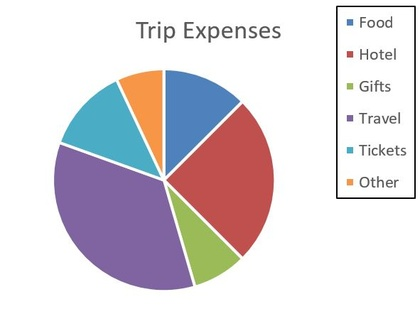
%> input picture TestCases/C1_2.JPG, 420 x 309 px, shrunk from 591 x 435 before the run
$ octave --eval "result = mainPie(imread('TestCases/C1_2.JPG'));"   (GNU Octave 9; MATLAB toolbox functions it lacks are replaced by stand-ins)
%> lines starting %> are read from the running program, lines starting %| are printed output that depends on the picture; in (x1, y1, x2, y2) boxes, pixels count from 0 and x2, y2 are one past the last pixel; in counts of white or black regions, pixels touching at a corner belong together; the program's own positions count from 1
### ExtractPie.m
function out = ExtractPie( i )
%   this function takes RGB image i and mask out the pie shape from the
%   image
[H, W, ~] = size(i) ;
%> H = 309; W = 420
igray=rgb2gray(i);
ed=edge(igray, 'canny');
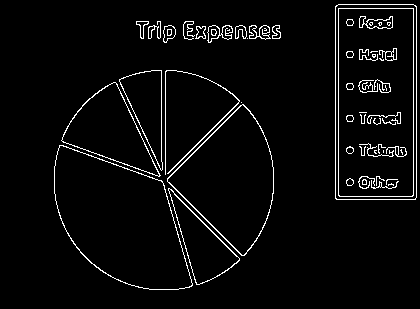
%> ed: size 309x420 logical; 4% white in thin lines or dots, all inside (x1, y1, x2, y2) = (54, 4, 417, 290)
se = strel('disk', 4);
ed=imdilate(ed, se);
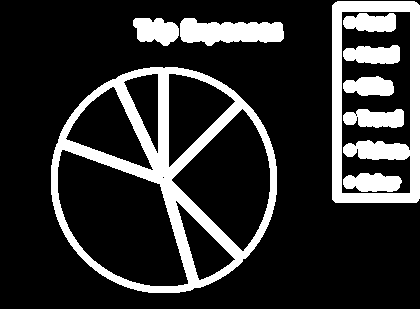
%> ed: size 309x420 logical; 19.5% white; 9 white regions, largest, box (x1, y1, x2, y2) and area: (51, 67, 277, 293) 11579, (332, 1, 420, 203) 6456, (180, 18, 284, 46) 2078
%find circles and mark them
[centers, rads] = imfindcircles(ed,[90 200]);
%> centers = [164.3 181]; rads = 113.5
[X,Y] = meshgrid(1:W, 1:H);
%circle equation
circlePixels = (X - centers(1)).^2 + (Y - centers(2)).^2 < rads(1).^2;
%> circlePixels: size 309x420 logical; 31.2% white; 1 white region, box (x1, y1, x2, y2) and area: (50, 67, 277, 294) 40444
for h=1:H
    for w=1:W
        if(circlePixels(h, w)==0)
            i(h, w, :)=0;
        end
    end
end
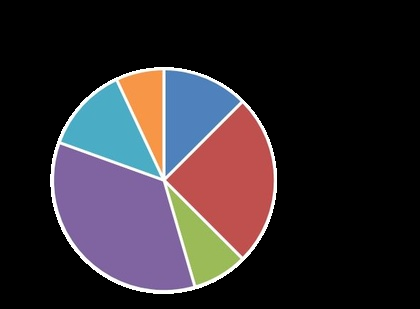
%> i: size 309x420x3 uint8; mean R, G, B 47.7, 41.1, 46.3
out=i;
end

### EliminateWhite.m
function out = EliminateWhite( i )
%   this function takes a masked out pie shape and changes the bright
%   pixels to black
[H, W, ~]=size(i);
i_lab=rgb2lab(i);
%> i_lab: size 309x420x3 double; mean of channels 1, 2, 3 18.4, 4.7, -1.1
for h=1:H
    for w=1:W
        if(i_lab(h, w, 1)>=75 && i_lab(h, w, 2)<25 && i_lab(h, w, 3)<25)
            i(h, w, :)=0;
        end
    end
end
%> i: size 309x420x3 uint8; 3.63% of pixels changed, all inside (x1, y1, x2, y2) = (50, 67, 277, 294)
out=i;
end

### pieSegment.m
function [compsColores, percentage]  = pieSegment( i )
%   this function takes RGB image and mask out the pie shape using
%   ExtractPie & EliminateWhite functions and then creates a binary mask
%   from the masked out pie shape and returns the color and percentage of each
%   component in the pie shape respectively

pie=ExtractPie(i);
pie=EliminateWhite(pie);
bwpie=rgb2gray(pie);
ed=edge(bwpie, 'sobel');
%> ed: size 309x420 logical; 1.3% white in thin lines or dots, all inside (x1, y1, x2, y2) = (53, 69, 275, 291)
se = strel('disk', 1);
ed=imdilate(ed, se);
%> ed: size 309x420 logical; 4% white; 1 white region, box (x1, y1, x2, y2) and area: (52, 68, 276, 292) 5150
pieMask=imbinarize(bwpie, 0.05);
%> pieMask: size 309x420 logical; 27.5% white; 6 white regions, box (x1, y1, x2, y2) and area: (54, 145, 193, 290) 12952, (167, 104, 274, 256) 9157, (62, 82, 160, 177) 4355, (165, 70, 240, 175) 4317, (168, 187, 240, 284) 2663, (119, 71, 162, 171) 2293

se2 = strel('disk', 4);
invPieMask=imerode(pieMask,se2);
%> invPieMask: size 309x420 logical; 23.2% white; 6 white regions, box (x1, y1, x2, y2) and area: (57, 149, 189, 287) 11562, (170, 108, 271, 252) 8040, (169, 73, 236, 168) 3491, (66, 86, 154, 171) 3488, (174, 197, 236, 281) 1946, (123, 74, 159, 158) 1593
invPieMask=~invPieMask;
ed=ed-invPieMask;
%> ed: size 309x420 double; values -1 (black) and 0 (white), 27.2% white; 7 white regions, largest, box (x1, y1, x2, y2) and area: (57, 149, 189, 287) 11562, (170, 108, 271, 252) 8040, (52, 68, 276, 292) 5150
ed=imbinarize(ed);
%> ed: size 309x420 logical; every value is 0
segmentedPie=pieMask-ed;

%open the components
se3 = strel('square', 5);
segmentedPie=imerode(segmentedPie, se3);
%> segmentedPie: size 309x420 double; values 0 (black) and 1 (white), 23.9% white; 6 white regions, box (x1, y1, x2, y2) and area: (56, 148, 190, 288) 11834, (170, 108, 272, 252) 8143, (168, 72, 236, 169) 3626, (65, 85, 155, 172) 3610, (173, 196, 236, 282) 2021, (122, 73, 160, 161) 1751
se4 = strel('square', 4);
segmentedPie=imdilate(segmentedPie, se4);
%> segmentedPie: size 309x420 double; values 0 (black) and 1 (white), 26.5% white; 6 white regions, box (x1, y1, x2, y2) and area: (55, 147, 192, 290) 12665, (169, 107, 274, 254) 8890, (64, 84, 157, 174) 4150, (167, 71, 238, 171) 4130, (172, 195, 238, 284) 2477, (121, 72, 162, 163) 2138

[L, componentsNum]=bwlabel(segmentedPie);   %connected components
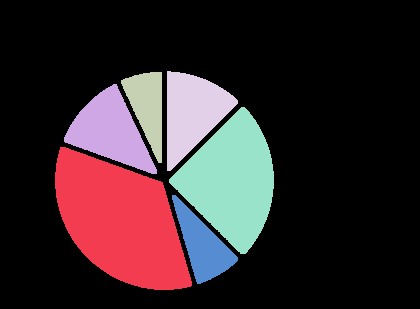
%> L: size 309x420 double; 7 distinct labels, from 0 to 6; one colour per label, 0 black
%> componentsNum = 6
compsPixels=zeros(componentsNum, 1);
percentage=zeros(componentsNum, 1);
compsColores=zeros(componentsNum, 3);

imR=squeeze(i(:,:,1));
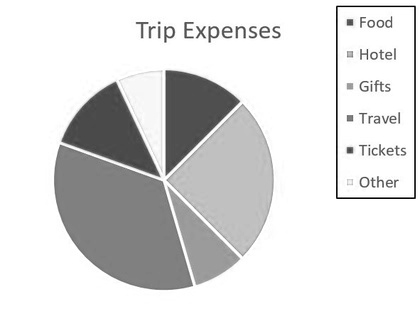
%> imR: size 309x420 uint8; min 0, max 255, mean 219.2
imG=squeeze(i(:,:,2));
imB=squeeze(i(:,:,3));
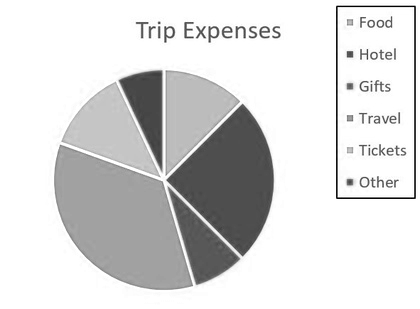
%> imB: size 309x420 uint8; min 0, max 255, mean 217.7

nonzeropixels=sum(sum(L(:,:)~=0), 2);
%> nonzeropixels = 34450
for lbl=1:componentsNum
    compsPixels(lbl, 1)=sum(sum(L(:,:)==lbl), 2);
    percentage(lbl, 1)=(compsPixels(lbl, 1)/nonzeropixels)*100;
    compsColores(lbl, 1)=median(imR(L==lbl));
    compsColores(lbl, 2)=median(imG(L==lbl));
    compsColores(lbl, 3)=median(imB(L==lbl));
end
%> this loop made 6 passes
%> after the loop, compsColores = [128 100 161; 74 172 197; 247 150 71; 79 129 188; 192 80 78; 155 187 88]; compsPixels = [12665; 4150; 2138; 4130; 8890; 2477]; percentage = [36.76; 12.05; 6.21; 11.99; 25.81; 7.19]
%> in mainPie, `[pieColors, percentage]=pieSegment(i);`: pieColors has the same summary as compsColores in pieSegment

end

### legendMask.m
function out = legendMask( i )
%   this function takes an image and returns a binary mask of the legend
ibin=~imbinarize(rgb2gray(i), 0.1);
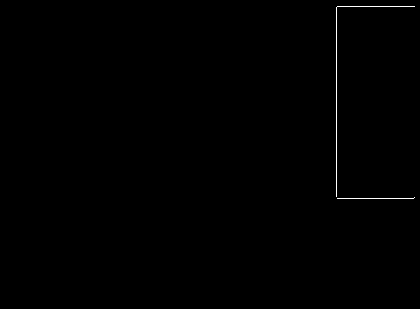
%> ibin: size 309x420 logical; 0.27% white in thin lines or dots, all inside (x1, y1, x2, y2) = (336, 6, 415, 199)
ifill = imfill(ibin,'holes');
se = strel('square', 30);
out=imopen(ifill, se);
end

### LegendSegment.m
function [legendColores, text, textBoxes] = LegendSegment( i )
%   this function takes RGB image and uses a binary mask of the legend part and returnes the
%   legend colors, titles insinde the legend and bounding boxes for the
%   titles

imR=squeeze(i(:,:,1));
imG=squeeze(i(:,:,2));
imB=squeeze(i(:,:,3));

iarea=legendMask(i);
se = strel('disk', 5);
iMask=uint8(imerode(iarea,se));

iSeg=i.*iMask;
%> iSeg: size 309x420x3 uint8; every value is 0
iMask3channels=[iMask iMask iMask];
%> iMask3channels: size 309x1260 uint8; every value is 0
iSeg(iMask3channels==0)=255;
%> iSeg: size 309x420x3 uint8; every value is 255
iSegbinarized=imbinarize(rgb2gray(iSeg), 0.9);
%> iSegbinarized: size 309x420 logical; every value is 1
legendcolorsMask=~iSegbinarized;
se2 = strel('square', 5);
legendcolorsMask=imopen(legendcolorsMask,se2);
[Lcolors, colorsNum]=bwlabel(legendcolorsMask);
%> Lcolors: size 309x420 double; every value is 0
%> colorsNum = 0
legendcolorsCenters=regionprops(Lcolors,'centroid');
%> legendcolorsCenters = 0 regions
legendcolorsCenters = vertcat(legendcolorsCenters.Centroid);
%> legendcolorsCenters = []

se3 = strel('rectangle',[3 25]);
se4 = strel('square', 2);
se5 = strel('rectangle',[4 30]);

textMask=~iSegbinarized-legendcolorsMask;
textlabels=imclose(textMask, se3);
textlabels=imopen(textlabels, se4);
textlabels=imdilate(textlabels, se5);
[Ltextlabels, texNum]=bwlabel(textlabels);
%> texNum = 0
textCenters=regionprops(Ltextlabels,'centroid');
%> textCenters = 0 regions
textCenters = vertcat(textCenters.Centroid);
%> textCenters = []
textBoxes=regionprops(Ltextlabels,'BoundingBox');
%> textBoxes = 0 regions

lblOfColor=0;
legendColores=zeros(colorsNum, 3);
%> the run ends on the next line
text=strings(colorsNum, 1);
%this loop and nested loop made to match each text with it's closest color
%based on the distance from their centers
for txtlbl = 1 : texNum
    MinDistance = inf;
    cx_txt = textCenters(txtlbl, 1);
    cy_txt = textCenters(txtlbl, 2);
    for colorlbl=1:colorsNum
        cx_color = legendcolorsCenters(colorlbl, 1);
        cy_color = legendcolorsCenters(colorlbl, 2);
        distance = sqrt((cx_txt - cx_color).^2 + (cy_txt - cy_color).^2);
        if distance<MinDistance
            MinDistance=distance;
            lblOfColor=colorlbl;
        end
    end
    %saving the 3 channels of the closest color to the text
    legendColores(txtlbl, 1)=median(imR(Lcolors==lblOfColor));
    legendColores(txtlbl, 2)=median(imG(Lcolors==lblOfColor));
    legendColores(txtlbl, 3)=median(imB(Lcolors==lblOfColor));

    %recognising the text
    TxtMask=(Ltextlabels==txtlbl);
    TxtMask=imbinarize(TxtMask-(Lcolors==lblOfColor));  %subtract the mask of color legend
    TxtMask=[TxtMask TxtMask TxtMask];      %make the mask 3 channels
    textimg=i;
    textimg(TxtMask==0)=255;
    txtTmp=ocr(textimg);
    text(txtlbl)=txtTmp.Text(1:end-2);      %array text=ocr text - last 2 digits
end

end

### mainPie.m
function output = mainPie( i )
%   this function takes RGB image and gets the colors & percentage of pie shape
%   and colors & titles of the legend and links each prcentege with it's title
%   using the colors, also it draws a bounding boxes around titles defining each
%   title percentage

[pieColors, percentage]=pieSegment(i);
[legendColors, text, textBoxes]=LegendSegment(i);
map=ColorMatch(pieColors, legendColors);

[num, ~]=size(text);
textReordered=strings(num, 1);
BoxesReordered=zeros(num, 4);
for indx=1:num
    textReordered(indx, 1)=text(map(indx), 1);
    BoxesReordered(indx, :)=textBoxes(map(indx)).BoundingBox;
end
output=textReordered+": "+percentage+"%";
annotatedImage= insertObjectAnnotation(i,'rectangle', BoxesReordered, percentage, 'TextBoxOpacity',0.9,'FontSize',8);
figure, imshow(annotatedImage);

end

$ run again, on TestCases/C4_1.jpg
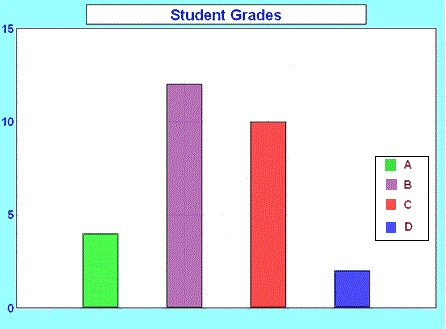
%> input picture TestCases/C4_1.jpg, 446 x 329 px
%> in ExtractPie, `ed=imdilate(ed, se);`:
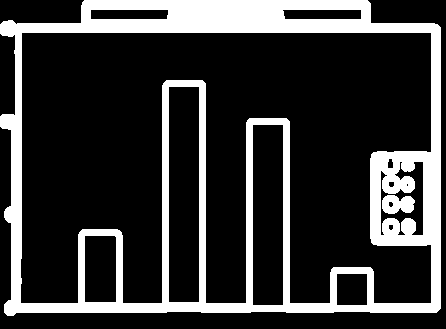
%> ed: size 329x446 logical; 21.8% white; 2 white regions, box (x1, y1, x2, y2) and area: (0, 0, 441, 316) 31533, (382, 195, 415, 214) 479
%> centers = [223.5 165]; rads = 159.7
%> circlePixels: size 329x446 logical; 54.6% white; 1 black region, box (x1, y1, x2, y2) and area: (0, 0, 446, 329) 66562
%> i_lab: size 329x446x3 double; mean of channels 1, 2, 3 49.3, 4, 0.4
%> pieMask: size 329x446 logical; 11.8% white; 18 white regions, largest, box (x1, y1, x2, y2) and area: (152, 83, 294, 309) 15096, (82, 233, 119, 285) 1198, (146, 23, 300, 25) 217
%> L: size 329x446 double; 5 distinct labels, from 0 to 4
%> componentsNum = 4
%> nonzeropixels = 13578
%> the loop in pieSegment, `for lbl=1:componentsNum` made 4 passes
%> after the loop in pieSegment, `for lbl=1:componentsNum`: compsColores = [75 253 76; 182 113 183; 255 80 81; 73 75 232]; compsPixels = [798; 6843; 5921; 16]; percentage = [5.88; 50.4; 43.61; 0.118]
%> in mainPie, `[pieColors, percentage]=pieSegment(i);`: pieColors = [75 253 76; 182 113 183; 255 80 81; 73 75 232]; percentage = [5.88; 50.4; 43.61; 0.118]
%> ibin: size 329x446 logical; 0.48% white in thin lines or dots, all inside (x1, y1, x2, y2) = (4, 10, 436, 308)
%> ifill: size 329x446 logical; 3.4% white; 158 white regions (154 under 20 px), largest, box (x1, y1, x2, y2) and area: (375, 156, 429, 241) 4590, (285, 237, 286, 289) 52, (285, 148, 286, 194) 46, (285, 124, 286, 147) 23
%> out: size 329x446 logical; 3.1% white; 1 white region, box (x1, y1, x2, y2) and area: (375, 156, 429, 241) 4590
%> iMask: size 329x446 uint8; values 0 (black) and 1 (white), 2.4% white; 1 white region, box (x1, y1, x2, y2) and area: (379, 160, 425, 237) 3542
%> iMask3channels: size 329x1338 uint8; values 0 (black) and 1 (white), 2.4% white; 3 white regions, box (x1, y1, x2, y2) and area: (379, 160, 425, 237) 3542, (825, 160, 871, 237) 3542, (1271, 160, 1317, 237) 3542
%> iSegbinarized: size 329x446 logical; 99.6% white; 8 black regions, largest, box (x1, y1, x2, y2) and area: (385, 160, 396, 171) 121, (386, 179, 397, 190) 121, (386, 199, 396, 210) 110
%> Lcolors: size 329x446 double; 5 distinct labels, from 0 to 4
%> colorsNum = 4
%> in LegendSegment, `legendcolorsCenters=regionprops(Lcolors,'centroid');`: legendcolorsCenters = 4 regions; Centroid: [391 166], [392 185], [391.5 205], [391.5 228]
%> in LegendSegment, `legendcolorsCenters = vertcat(legendcolorsCenters.Centroid);`: legendcolorsCenters = [391 166; 392 185; 391.5 205; 391.5 228]
%> textMask: size 329x446 double; values 0 (black) and 1 (white), 0.12% white in thin lines or dots, all inside (x1, y1, x2, y2) = (404, 160, 413, 231)
%> in LegendSegment, `textlabels=imdilate(textlabels, se5);`:
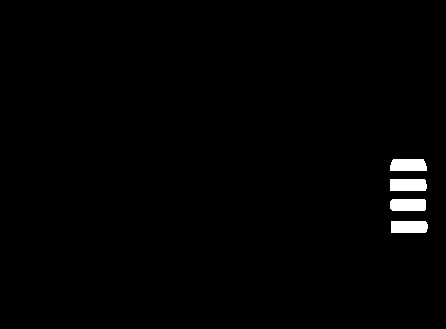
%> textlabels: size 329x446 double; values 0 (black) and 1 (white), 1.2% white; 4 white regions
%> Ltextlabels: size 329x446 double; 5 distinct labels, from 0 to 4
%> texNum = 4
%> in LegendSegment, `textCenters=regionprops(Ltextlabels,'centroid');`: textCenters = 4 regions; Centroid: [408.9 165.7], [408.7 185.5], [408.7 205.5], [409.6 227.5]
%> in LegendSegment, `textCenters = vertcat(textCenters.Centroid);`: textCenters = [408.9 165.7; 408.7 185.5; 408.7 205.5; 409.6 227.5]
%> textBoxes = 4 regions; box (x1, y1, x2, y2): (390, 159, 427, 171), (390, 179, 427, 191), (390, 199, 426, 211), (391, 221, 428, 233)

$ run again, on TestCases/C1_1.png
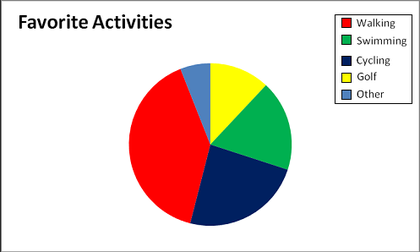
%> input picture TestCases/C1_1.png, 420 x 252 px, shrunk from 497 x 298 before the run
%> in ExtractPie, `ed=imdilate(ed, se);`:
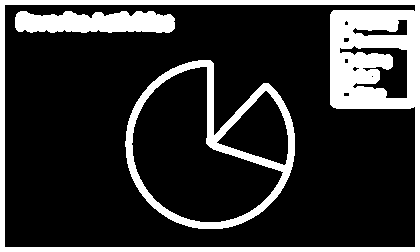
%> ed: size 252x420 logical; 19.9% white; 3 white regions, box (x1, y1, x2, y2) and area: (0, 0, 420, 252) 13209, (125, 60, 295, 229) 4939, (15, 11, 175, 33) 2934
%> centers = [210.5 126.5]; rads = 101.7
%> circlePixels: size 252x420 logical; 30.7% white; 1 white region, box (x1, y1, x2, y2) and area: (108, 24, 312, 228) 32504
%> i_lab: size 252x420x3 double; mean of channels 1, 2, 3 21.1, 4.6, 6.5
%> pieMask: size 252x420 logical; 19.7% white; 1 white region, box (x1, y1, x2, y2) and area: (129, 63, 292, 226) 20852
%> L: size 252x420 double; 6 distinct labels, from 0 to 5
%> componentsNum = 5
%> nonzeropixels = 18899
%> the loop in pieSegment, `for lbl=1:componentsNum` made 5 passes
%> after the loop in pieSegment, `for lbl=1:componentsNum`: compsColores = [255 0 0; 79 129 189; 0 32 96; 255 255 0; 0 176 80]; compsPixels = [7905; 938; 4529; 2146; 3381]; percentage = [41.83; 4.96; 23.96; 11.36; 17.89]
%> in mainPie, `[pieColors, percentage]=pieSegment(i);`: pieColors has the same summary as compsColores in pieSegment
%> ibin: size 252x420 logical; 0.57% white in thin lines or dots, all inside (x1, y1, x2, y2) = (20, 15, 412, 225)
%> in legendMask, `ifill = imfill(ibin,'holes');`:
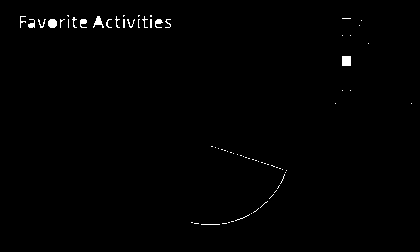
%> ifill: size 252x420 logical; 0.72% white; 72 white regions (58 under 20 px), largest, box (x1, y1, x2, y2) and area: (342, 56, 351, 66) 90, (48, 19, 57, 28) 69, (93, 16, 104, 28) 61
%> out: size 252x420 logical; every value is 0
%> iMask3channels: size 252x1260 uint8; every value is 0
%> iSegbinarized: size 252x420 logical; every value is 1
%> Lcolors: size 252x420 double; every value is 0
%> colorsNum = 0
%> in LegendSegment, `legendcolorsCenters=regionprops(Lcolors,'centroid');`: legendcolorsCenters = 0 regions
%> in LegendSegment, `legendcolorsCenters = vertcat(legendcolorsCenters.Centroid);`: legendcolorsCenters = []
%> texNum = 0
%> in LegendSegment, `textCenters=regionprops(Ltextlabels,'centroid');`: textCenters = 0 regions
%> in LegendSegment, `textCenters = vertcat(textCenters.Centroid);`: textCenters = []
%> textBoxes = 0 regions
